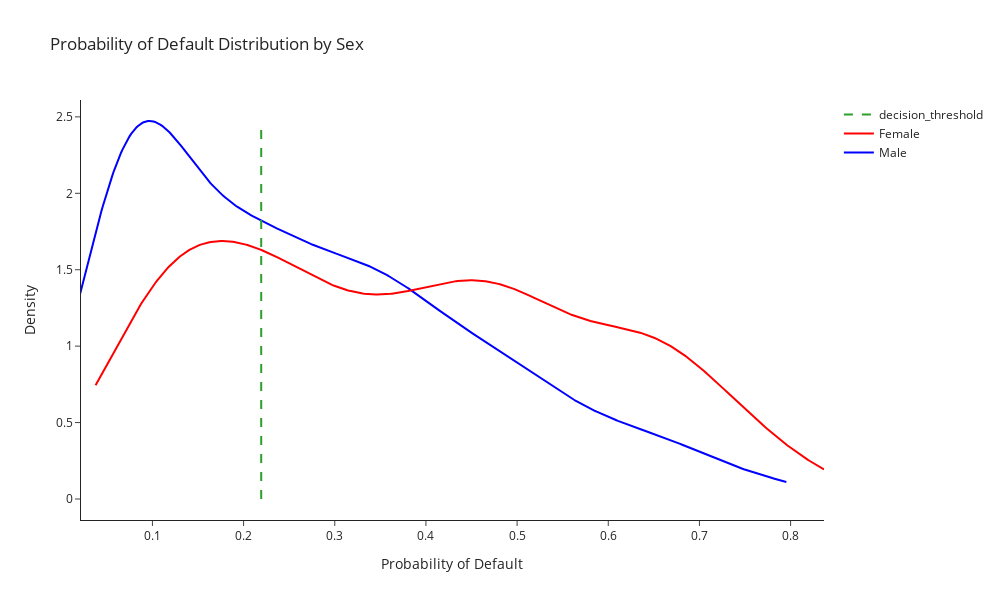

The notebook cell this image was saved under:
### Markdown cell above
# Central tendency comparison: T-test & F-test

### Code cell
plot_pd_hist(df, {'decision_threshold' : 0.21930892990126283})

### Figure 1 — Plotly figure (JSON) as saved in the notebook; plotly's stock layout.template omitted (floating-point values rounded to 4 significant figures; data arrays with more than 128 entries replaced by an {"elided": "..."} marker saying what was removed)
{"data": [{"legendgroup": "Male", "marker": {"color": "blue"}, "mode": "lines", "name": "Male", "showlegend": true, "type": "scatter", "x": {"elided": "500 float values"}, "xaxis": "x", "y": {"elided": "500 float values"}, "yaxis": "y"}, {"legendgroup": "Female", "marker": {"color": "red"}, "mode": "lines", "name": "Female", "showlegend": true, "type": "scatter", "x": {"elided": "500 float values"}, "xaxis": "x", "y": {"elided": "500 float values"}, "yaxis": "y"}, {"line": {"dash": "dash"}, "mode": "lines", "name": "decision_threshold", "type": "scatter", "x": [0.2193, 0.2193], "y": [0, 2.473]}], "layout": {"barmode": "overlay", "height": 600, "hovermode": "closest", "legend": {"traceorder": "reversed"}, "title": {"text": "Probability of Default Distribution by Sex"}, "width": 1000, "xaxis": {"anchor": "y2", "domain": [0, 1], "title": {"text": "Probability of Default"}, "zeroline": false}, "yaxis": {"anchor": "free", "domain": [0, 1], "position": 0, "title": {"text": "Density"}}}}
